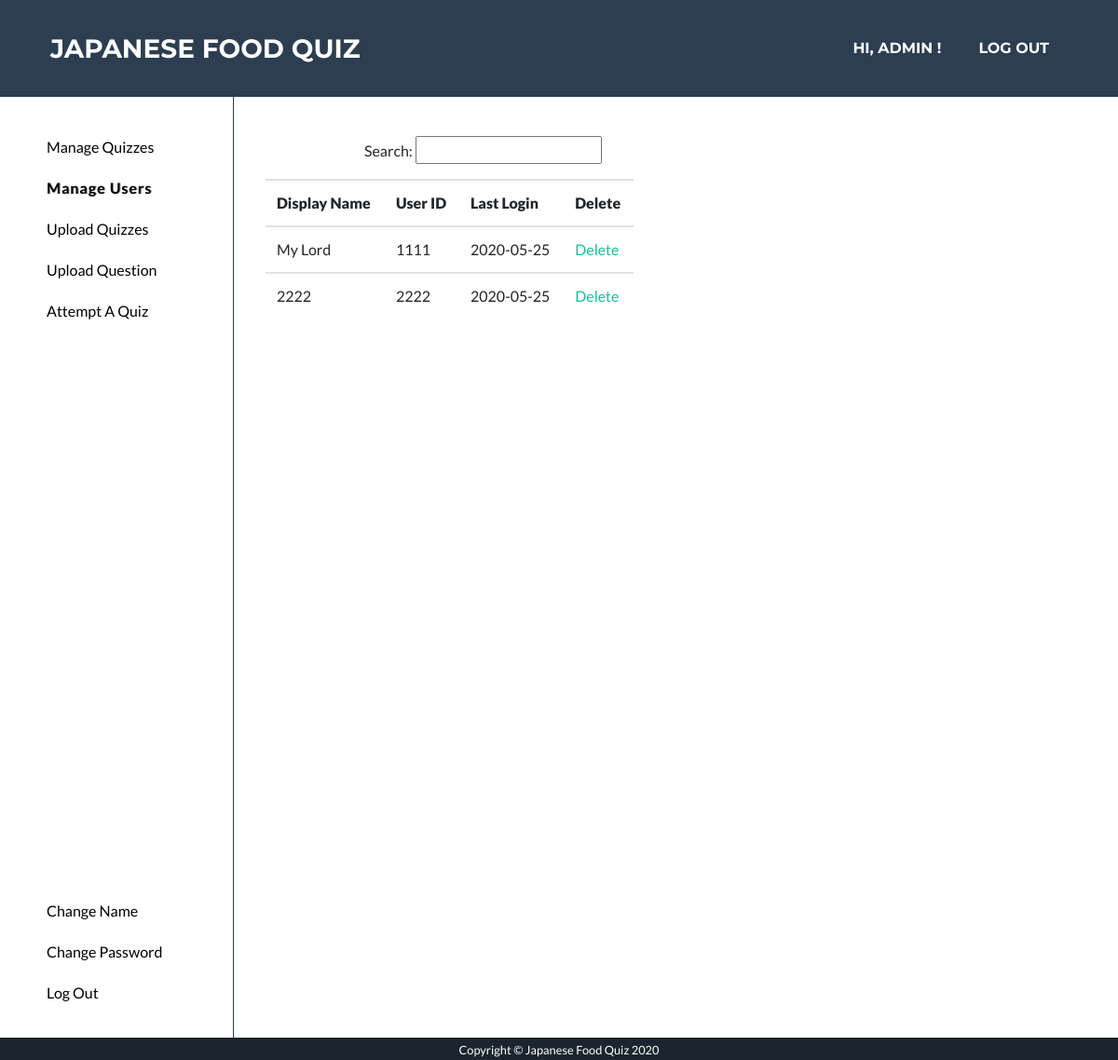
The app's page /manage_user (signed in) with its own data.
### app/models.py (models this page shows, shortened)
class User(UserMixin, db.Model):
    __table_args__ = {'extend_existing': True}
    id = db.Column(db.String, primary_key=True)
    email = db.Column(db.String(128))
    name = db.Column(db.String(128))
    password_hash = db.Column(db.String(128))
    status = db.Column(db.String)
    last_login = db.Column(db.DATE, nullable=False, default=datetime.now)

### app/routes.py (the view)
@app.route('/manage_user')
@login_required
def manage_user():
	user = current_user
	if user.id != '1111111':
		return redirect('/admin')
	users = User.query.filter(User.id!="1111111")
	return render_template('manage_user.html', users=users, username=current_user.name)

### app/models.py (called while the page is built)
@login.user_loader
def load_user(id):
    user = User.query.filter_by(id=(int(id))).first()
    return user

### app/templates/manage_user.html (shortened to what this page needs)
<!DOCTYPE html>
<html lang="en">
  <head>
    <link href="/static/style.css" rel="stylesheet" />
    <link rel="stylesheet" type="text/css" href="static/default.css" />
    <link rel="stylesheet" type="text/css" href="static/admin_page.css" />
    {% extends 'base.html' %} {% block content %}
    <div class="main">
      <div class="navbar2">
        <ul class="nav_ul2">
          <li class="nav_list2">
            <a href="/manage_quiz"><button>Manage Quizzes</button> </a>
          </li>
          <li class="nav_list2">
            <a href="/manage_user"><button class="highlight_m_user">Manage Users</button> </a>
          </li>
          <li class="nav_list2">
            <a href="/upload_question_set"><button>Upload Quizzes</button> </a>
          </li>
          <li class="nav_list2">
            <a href="/upload_quiz"><button>Upload Question</button></a>
          </li>
          <li class="nav_list2">
            <a href="/qs"><button>Attempt A Quiz </button></a>
          </li>
          <li class="nav_list2_bottom">
            <a href="/user_change_name"><button>Change Name</button></a>
        </li>
            <li class="nav_list2"><a href="/admin_change_password"><button>Change Password</button></a></li>
          <li class="nav_list2"><a href="/logout"><button>Log Out</button></a></li>
        </ul>
      </div>
      <div class="main_part">
          <p class="search">Search: <input type="text" /></p>
          <div class="flex_list container">
          <table class="table">
              <tr>
                  <th><strong>Display Name</strong></th>
                  <th><strong>User ID</strong></th>
                  <th><strong>Last Login</strong></th>
                  <th><strong>Delete</strong></th>
              </tr>
               {% for user in users %}
                  <tr>
                          <td>{{ user.name }}</td>
                          <td>{{ user.id }}</td>
                          <td>{{ user.last_login }}</td>
                          <td><a href="/update?id={{ user.id }}">Delete</a></td>
                  </tr>
               {% endfor %}
          </table>
          </div>
      </div>
    </div>
    {% endblock %}

### app/templates/base.html (shortened to what this page needs)
  </head>
  <body id="page-top">
    <nav
      class="navbar navbar-expand-lg bg-secondary text-uppercase fixed-top"
      id="mainNav"
    >
      <div class="container">
        <a class="navbar-brand js-scroll-trigger" href="/index"
          >Japanese Food Quiz</a
        >
        <div class="collapse navbar-collapse" id="navbarResponsive">
          <ul class="navbar-nav ml-auto">
            {% if username %}
                <li class="nav-item mx-0 mx-lg-1" style="padding:0; margin: 0 0.25rem 0 0.25rem">
                    <a class="nav-link py-3 px-0 px-lg-3 rounded js-scroll-trigger"
                      href="/user_page"
                    style="padding:1rem;">Hi, {{ username }} !</a>
                </li>
                <li class="nav-item mx-0 mx-lg-1" style="padding:0; margin: 0 0.25rem 0 0.25rem">
                    <a class="nav-link py-3 px-0 px-lg-3 rounded js-scroll-trigger"
                      href="/logout"
                    style="padding:1rem;">Log Out</a>
                </li>
            {% endif %}
          </ul>
        </div>
      </div>
    </nav>
    {% block content %}{% endblock %}
    <section class="copyright text-center text-white" style="height: 1.5rem;">
      <div class="container" >
        <small>Copyright © Japanese Food Quiz 2020</small>
      </div>
    </section>
  </body>
</html>

### app/static/default.css (style rules this page uses)
* { -webkit-box-sizing: border-box; box-sizing: border-box; margin: 0; padding: 0; }
input { width: 12.5rem; height: 1.875rem; }
.main { display: flex; flex-direction: row; left: 0; right: 0; top: 0; bottom: 0; width: 100%; height: 100%; }
.navbar2 { margin: 0; padding: 0; border-right: 0.0625rem solid #2f3e4e; height: 100%; }
.nav_ul2 { width: 12.5rem; margin-right: 3.125rem; margin-top: 3.125rem; }
.nav_list2 { padding-bottom: 1.25rem; }
.nav_list2_bottom { margin-top: 300%; margin-right: 0; margin-left: 3.125rem; padding-left: 0; padding-right: 0; padding-bottom: 1.25rem; }
li { padding-left: 3.125rem; list-style-type: none; padding-bottom: 0.625rem; }
.search { margin-left: 8.75rem; margin-top: 3.125rem; }

### app/static/admin_page.css (style rules this page uses)
.search { margin-left: 8.75rem; margin-top: 3.125rem; }
input { width: 12.5rem; height: 1.875rem; }
.flex_list { display: flex; flex-direction: row; margin-left: 0.625rem; }
button { color: black; background: white; text-shadow: none; box-shadow: none; border: none; }
li { padding-left: 3.125rem; padding-bottom: 0.625rem; }
.highlight_m_user { color:black; text-shadow: 1px 0 #888888; letter-spacing:1px; font-weight:bold; }

### records on screen
User: name "ADMIN"
User: name "My Lord", id "1111", last_login "2020-05-25"
User: name "2222", id "2222", last_login "2020-05-25"
